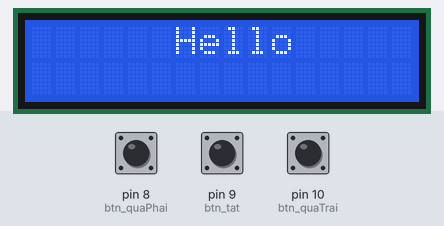
Simulated run of this sketch. Board: Arduino Uno, built with avr-gcc and run on an emulated ATmega328P. Shown: 16×2 character LCD. The inputs (shaded band) are chosen by the test bench; at power-on: pin 9 (btn_tat) LOW, pin 8 (btn_quaPhai) LOW, pin 10 (btn_quaTrai) LOW.

Above: at 1.2 s.
1.3 s: pin 9 (btn_tat) pulled HIGH for 0.25 s
At 2.2 s:
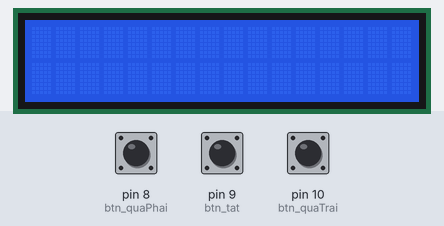
3.0 s: pin 8 (btn_quaPhai) pulled HIGH for 0.25 s
At 3.5 s:
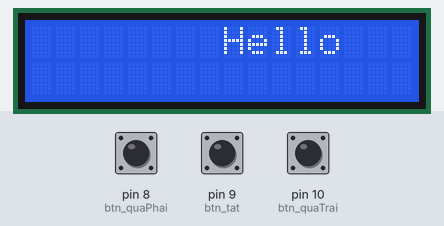
4.7 s: pin 8 (btn_quaPhai) pulled HIGH for 1 s
At 6.2 s:
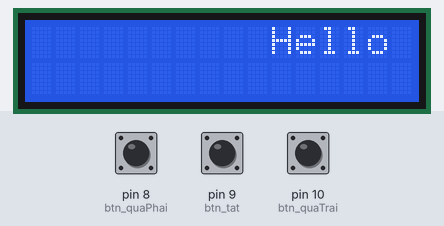
7.2 s: pin 9 (btn_tat) pulled HIGH for 1 s
At 8.0 s:
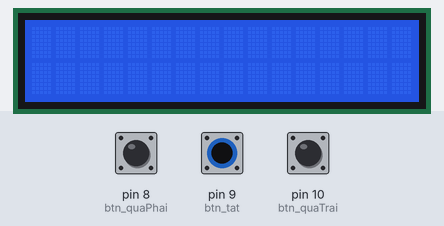
9.7 s: pin 10 (btn_quaTrai) pulled HIGH for 0.25 s
At 10.2 s:
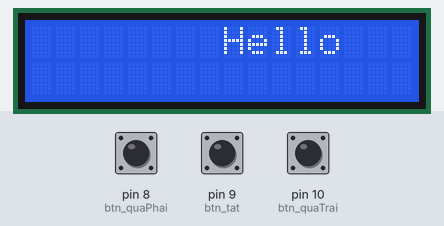
Timing chart, 0 to 12.4 s (numbered marks = the images above; inputs shaded):
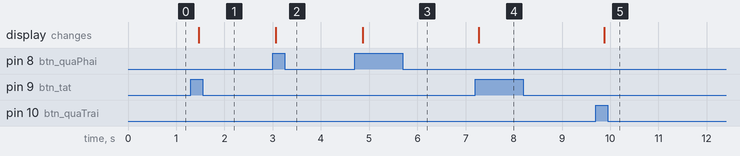

Measured:
- after the input at 1.3 s, the display: changes after 0.16 s (image 1)
- after the input at 3.0 s, the display: changes after 0.07 s (image 2)
- after the input at 4.7 s, the display: changes after 0.17 s (image 3)
- after the input at 7.2 s, the display: changes after 0.07 s (image 4)
- after the input at 9.7 s, the display: changes after 0.17 s (image 5)

The sketch:

bai6.ino
```cpp
#include <LiquidCrystal.h>
LiquidCrystal lcd(12,11,5,4,3,2);
int btn_tat=9;
int btn_quaTrai=10;
int btn_quaPhai=8;
int pre_trai=LOW;
int pre_phai=LOW;
int pre_tat=LOW;
int temp=6;
void setup() {
  lcd.begin(16,2);
  pinMode(btn_quaPhai,INPUT);
  pinMode(btn_quaTrai,INPUT);
  pinMode(btn_tat,INPUT);
  lcd.setCursor(6,0);
  lcd.print("Hello");
}

void loop() {
  int btnTrai_now=digitalRead(btn_quaTrai);
  int btnPhai_now=digitalRead(btn_quaPhai);
  int btnTat_now=digitalRead(btn_tat);
  if(pre_trai==LOW && btnTrai_now==HIGH){
    lcd.clear();
    lcd.display();
    lcd.setCursor(temp-2,0);
    temp=temp-2;
    lcd.print("Hello");
  }
  if(pre_phai==LOW && btnPhai_now==HIGH){
    lcd.clear();
    lcd.display();
    lcd.setCursor(temp+2,0);
    temp=temp+2;
    lcd.print("Hello");
  }
  if(pre_tat==LOW && btnTat_now==HIGH){
    lcd.noDisplay();
  }
  pre_phai=btnPhai_now;
  pre_trai=btnTrai_now;
  pre_tat=btnTat_now;
  delay(200);
}
```
